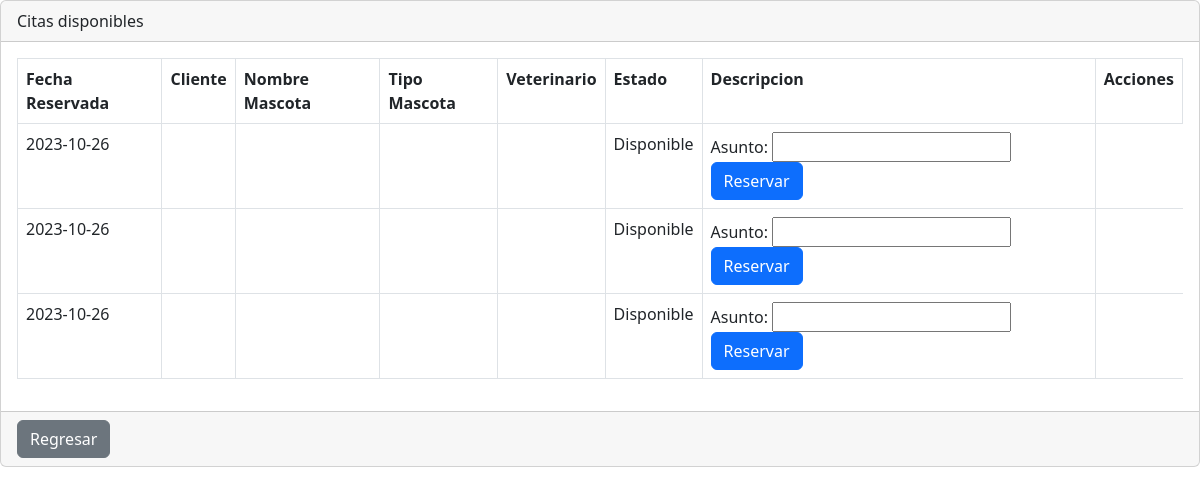
Page /reserva-cita.php on the earlier database version.
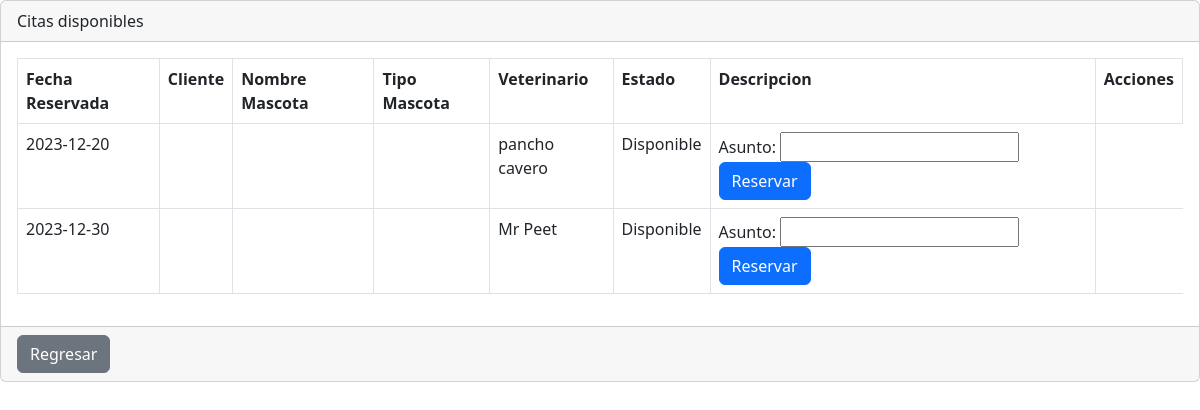
Same page on the later database version.
### tables this page shows
CREATE TABLE `reservadecitas` (
  `id` int(8) NOT NULL,
  `id_administrador` int(8) NOT NULL,
  `id_cliente` int(8) DEFAULT NULL,
  `id_veterinario` int(8) NOT NULL,
  `fechareserva` date NOT NULL,
  `hora` time NOT NULL,
  `asunto` varchar(255) DEFAULT NULL,
  `estado` tinyint(1) NOT NULL
);

### reserva-cita.php (the view, shortened to what this page needs)
<?php
include("./config/bd.php");
function getReservaciones($conn) {
    $sql = "SELECT rc.id, rc.fechareserva, rc.asunto,
    (SELECT nombre FROM cliente WHERE id = rc.id_cliente) as clientes,
    (SELECT nombre FROM veterinario WHERE id = rc.id_veterinario) as veterinario,
    (CASE WHEN rc.estado = 1 THEN 'Disponible' WHEN rc.estado = 2 THEN 'Reservado' WHEN rc.estado = 3 THEN 'Atendido' ELSE 'Cancelado' END) as estado1,
    (SELECT m.nombre FROM mascota m
     JOIN cliente c ON m.id_cliente = c.id
     WHERE c.id = rc.id_cliente) as nombre_mascota,
    (SELECT m.tipo FROM mascota m
     JOIN cliente c ON m.id_cliente = c.id
     WHERE c.id = rc.id_cliente) as tipo_mascota
    FROM reservadecitas rc where estado=1";
    $result = $conn->query($sql);
    if ($result->num_rows > 0) {
        return $result->fetch_all(MYSQLI_ASSOC);
    } else {
        return [];
    }
}
$idUsuario = isset($_GET['id']) && is_numeric($_GET['id']) ? intval($_GET['id']) : 0;
$reservations = getReservaciones($conn);
?>
<!DOCTYPE html>
<html lang="en">
<head>
    <link rel="stylesheet" href="css/bienvenido.css">
    <link href="https://cdn.jsdelivr.net/npm/bootstrap@5.2.1/dist/css/bootstrap.min.css" rel="stylesheet"
>
</head>
<body>
    <div class="card">
        <div class="card-header">
            Citas disponibles
        </div>
        <div class="card-body">
            <div class="table-responsive-sm">
                <table class="table table-bordered" id="tabla_id">
                    <tr>
                        <th>Fecha Reservada</th>
                        <th>Cliente</th>
                        <th>Nombre Mascota</th>
                        <th>Tipo Mascota</th>
                        <th>Veterinario</th>
                        <th>Estado</th>
                        <th>Descripcion</th>
                        <th>Acciones</th>
                    </tr>
                    <tbody>
                        <?php foreach ($reservations as $reservation) : ?>
                            <tr>
                                <td><?php echo $reservation['fechareserva']; ?></td>
                                <td><?php echo $reservation['clientes']; ?></td>
                                <td><?php echo $reservation['nombre_mascota']; ?></td>
                                <td><?php echo $reservation['tipo_mascota']; ?></td>
                                <td><?php echo $reservation['veterinario']; ?></td>
                                <td><?php echo $reservation['estado1']; ?></td>
                                <td>
                                    <form action="./reservar-cita.php" method="POST">
                                        <label for="asunto">Asunto:</label>
                                        <input type="text" name="asunto" required>
                                        <button type="submit" class="btn btn-primary">Reservar</button>
                                    </form>
                                </td>
                            </tr>
                        <?php endforeach; ?>
                    </tbody>
                </table>
            </div>
        </div>
        <div class="card-footer text-muted">
            <a href="./bienvenido.php?id=<?php echo $idUsuario; ?>" class="btn btn-secondary">Regresar</a>
        </div>
    </div>
</body>
</html>

Differences in the rows shown:
removed reservadecitas: fechareserva "2023-10-26", estado1 "Disponible"
removed reservadecitas: fechareserva "2023-10-26", estado1 "Disponible"
removed reservadecitas: fechareserva "2023-10-26", estado1 "Disponible"
added reservadecitas: fechareserva "2023-12-20", veterinario "pancho cavero", estado1 "Disponible"
added reservadecitas: fechareserva "2023-12-30", veterinario "Mr Peet", estado1 "Disponible"
